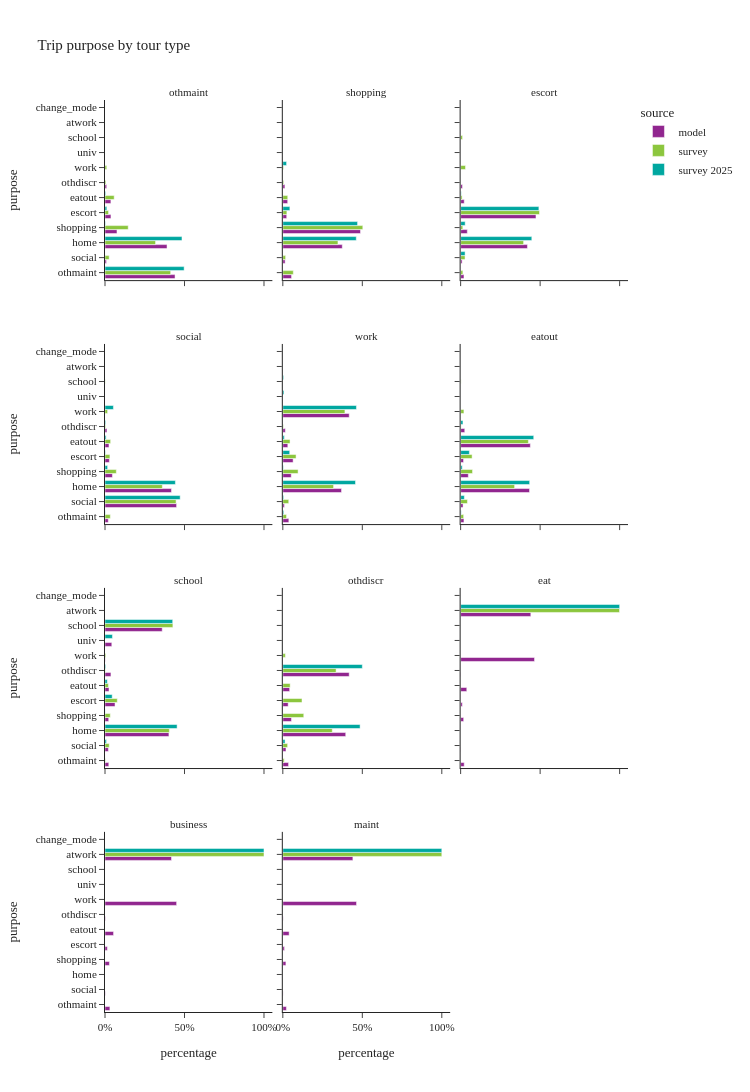

The cell this chart's notebook holds for it:
### Code cell
util.plot_share_facetbar(trip_data, 'trip_weight', share_col="purpose", title="Trip purpose by tour type", 
                         facet_col="tour_type", facet_col_wrap=3, height=1200)

### Figure 1 — Plotly figure (JSON) as saved in the notebook; plotly's stock layout.template omitted (floating-point values rounded to 4 significant figures)
{"data": [{"alignmentgroup": "True", "customdata": [[496036], [10243], [439289], [84817], [42069], [41673], [11838]], "hovertemplate": "source=model<br>tour_type=othmaint<br>percentage=%{x}<br>purpose=%{y}<br>sample_size=%{customdata[0]}<extra></extra>", "legendgroup": "model", "marker": {"color": "#91268F", "pattern": {"shape": ""}}, "name": "model", "offsetgroup": "model", "orientation": "h", "showlegend": true, "textposition": "auto", "type": "bar", "x": [0.4405, 0.009097, 0.3901, 0.07533, 0.03736, 0.03701, 0.01051], "xaxis": "x10", "y": ["othmaint", "social", "home", "shopping", "escort", "eatout", "othdiscr"], "yaxis": "y10"}, {"alignmentgroup": "True", "customdata": [[117642], [31021], [802167], [1047872], [52532], [65623], [27955]], "hovertemplate": "source=model<br>tour_type=shopping<br>percentage=%{x}<br>purpose=%{y}<br>sample_size=%{customdata[0]}<extra></extra>", "legendgroup": "model", "marker": {"color": "#91268F", "pattern": {"shape": ""}}, "name": "model", "offsetgroup": "model", "orientation": "h", "showlegend": false, "textposition": "auto", "type": "bar", "x": [0.05485, 0.01446, 0.374, 0.4886, 0.02449, 0.0306, 0.01303], "xaxis": "x11", "y": ["othmaint", "social", "home", "shopping", "escort", "eatout", "othdiscr"], "yaxis": "y11"}, {"alignmentgroup": "True", "customdata": [[27608], [12114], [551920], [55132], [622450], [29580], [14985]], "hovertemplate": "source=model<br>tour_type=escort<br>percentage=%{x}<br>purpose=%{y}<br>sample_size=%{customdata[0]}<extra></extra>", "legendgroup": "model", "marker": {"color": "#91268F", "pattern": {"shape": ""}}, "name": "model", "offsetgroup": "model", "orientation": "h", "showlegend": false, "textposition": "auto", "type": "bar", "x": [0.02101, 0.009221, 0.4201, 0.04196, 0.4738, 0.02252, 0.01141], "xaxis": "x12", "y": ["othmaint", "social", "home", "shopping", "escort", "eatout", "othdiscr"], "yaxis": "y12"}, {"alignmentgroup": "True", "customdata": [[8905], [195044], [181099], [20219], [11854], [10806], [5303]], "hovertemplate": "source=model<br>tour_type=social<br>percentage=%{x}<br>purpose=%{y}<br>sample_size=%{customdata[0]}<extra></extra>", "legendgroup": "model", "marker": {"color": "#91268F", "pattern": {"shape": ""}}, "name": "model", "offsetgroup": "model", "orientation": "h", "showlegend": false, "textposition": "auto", "type": "bar", "x": [0.02055, 0.4502, 0.418, 0.04667, 0.02736, 0.02494, 0.01224], "xaxis": "x7", "y": ["othmaint", "social", "home", "shopping", "escort", "eatout", "othdiscr"], "yaxis": "y7"}, {"alignmentgroup": "True", "customdata": [[1480974], [134210], [34661], [1309502], [187584], [229835], [111485], [55646], [2684]], "hovertemplate": "source=model<br>tour_type=work<br>percentage=%{x}<br>purpose=%{y}<br>sample_size=%{customdata[0]}<extra></extra>", "legendgroup": "model", "marker": {"color": "#91268F", "pattern": {"shape": ""}}, "name": "model", "offsetgroup": "model", "orientation": "h", "showlegend": false, "textposition": "auto", "type": "bar", "x": [0.4176, 0.03784, 0.009773, 0.3692, 0.05289, 0.0648, 0.03143, 0.01569, 0.0007568], "xaxis": "x8", "y": ["work", "othmaint", "social", "home", "shopping", "escort", "eatout", "othdiscr", "univ"], "yaxis": "y8"}, {"alignmentgroup": "True", "customdata": [[15020], [10887], [312340], [34789], [13105], [316053], [18682]], "hovertemplate": "source=model<br>tour_type=eatout<br>percentage=%{x}<br>purpose=%{y}<br>sample_size=%{customdata[0]}<extra></extra>", "legendgroup": "model", "marker": {"color": "#91268F", "pattern": {"shape": ""}}, "name": "model", "offsetgroup": "model", "orientation": "h", "showlegend": false, "textposition": "auto", "type": "bar", "x": [0.02084, 0.0151, 0.4333, 0.04826, 0.01818, 0.4384, 0.02592], "xaxis": "x9", "y": ["othmaint", "social", "home", "shopping", "escort", "eatout", "othdiscr"], "yaxis": "y9"}, {"alignmentgroup": "True", "customdata": [[2731], [45514], [40413], [767183], [44548], [120422], [686563], [47995], [71224], [81592]], "hovertemplate": "source=model<br>tour_type=school<br>percentage=%{x}<br>purpose=%{y}<br>sample_size=%{customdata[0]}<extra></extra>", "legendgroup": "model", "marker": {"color": "#91268F", "pattern": {"shape": ""}}, "name": "model", "offsetgroup": "model", "orientation": "h", "showlegend": false, "textposition": "auto", "type": "bar", "x": [0.001431, 0.02385, 0.02118, 0.402, 0.02335, 0.06311, 0.3598, 0.02515, 0.03733, 0.04276], "xaxis": "x4", "y": ["work", "othmaint", "social", "home", "shopping", "escort", "school", "eatout", "othdiscr", "univ"], "yaxis": "y4"}, {"alignmentgroup": "True", "customdata": [[60921], [33608], [667964], [91773], [56841], [72561], [704647]], "hovertemplate": "source=model<br>tour_type=othdiscr<br>percentage=%{x}<br>purpose=%{y}<br>sample_size=%{customdata[0]}<extra></extra>", "legendgroup": "model", "marker": {"color": "#91268F", "pattern": {"shape": ""}}, "name": "model", "offsetgroup": "model", "orientation": "h", "showlegend": false, "textposition": "auto", "type": "bar", "x": [0.03608, 0.01991, 0.3956, 0.05436, 0.03367, 0.04298, 0.4174], "xaxis": "x5", "y": ["othmaint", "social", "home", "shopping", "escort", "eatout", "othdiscr"], "yaxis": "y5"}, {"alignmentgroup": "True", "customdata": [[302787], [14578], [958], [12398], [6806], [25177], [287581], [1242]], "hovertemplate": "source=model<br>tour_type=eat<br>percentage=%{x}<br>purpose=%{y}<br>sample_size=%{customdata[0]}<extra></extra>", "legendgroup": "model", "marker": {"color": "#91268F", "pattern": {"shape": ""}}, "name": "model", "offsetgroup": "model", "orientation": "h", "showlegend": false, "textposition": "auto", "type": "bar", "x": [0.4647, 0.02238, 0.00147, 0.01903, 0.01045, 0.03864, 0.4414, 0.001906], "xaxis": "x6", "y": ["work", "othmaint", "social", "shopping", "escort", "eatout", "atwork", "othdiscr"], "yaxis": "y6"}, {"alignmentgroup": "True", "customdata": [[72921], [4979], [326], [4478], [2370], [8707], [67711], [414]], "hovertemplate": "source=model<br>tour_type=business<br>percentage=%{x}<br>purpose=%{y}<br>sample_size=%{customdata[0]}<extra></extra>", "legendgroup": "model", "marker": {"color": "#91268F", "pattern": {"shape": ""}}, "name": "model", "offsetgroup": "model", "orientation": "h", "showlegend": false, "textposition": "auto", "type": "bar", "x": [0.4504, 0.03075, 0.002014, 0.02766, 0.01464, 0.05378, 0.4182, 0.002557], "xaxis": "x", "y": ["work", "othmaint", "social", "shopping", "escort", "eatout", "atwork", "othdiscr"], "yaxis": "y"}, {"alignmentgroup": "True", "customdata": [[47639], [2308], [169], [1990], [1095], [4081], [45286], [206]], "hovertemplate": "source=model<br>tour_type=maint<br>percentage=%{x}<br>purpose=%{y}<br>sample_size=%{customdata[0]}<extra></extra>", "legendgroup": "model", "marker": {"color": "#91268F", "pattern": {"shape": ""}}, "name": "model", "offsetgroup": "model", "orientation": "h", "showlegend": false, "textposition": "auto", "type": "bar", "x": [0.4635, 0.02246, 0.001644, 0.01936, 0.01065, 0.03971, 0.4406, 0.002004], "xaxis": "x2", "y": ["work", "othmaint", "social", "shopping", "escort", "eatout", "atwork", "othdiscr"], "yaxis": "y2"}, {"alignmentgroup": "True", "customdata": [[23], [1029], [63], [875], [254], [72], [1], [89], [14]], "hovertemplate": "source=survey<br>tour_type=othmaint<br>percentage=%{x}<br>purpose=%{y}<br>sample_size=%{customdata[0]}<extra></extra>", "legendgroup": "survey", "marker": {"color": "#8CC63E", "pattern": {"shape": ""}}, "name": "survey", "offsetgroup": "survey", "orientation": "h", "showlegend": true, "textposition": "auto", "type": "bar", "x": [0.01108, 0.4129, 0.0262, 0.318, 0.146, 0.02235, 5.026e-05, 0.05771, 0.005738], "xaxis": "x10", "y": ["work", "othmaint", "social", "home", "shopping", "escort", "school", "eatout", "othdiscr"], "yaxis": "y10"}, {"alignmentgroup": "True", "customdata": [[42], [210], [152], [1542], [2117], [124], [122], [21]], "hovertemplate": "source=survey<br>tour_type=shopping<br>percentage=%{x}<br>purpose=%{y}<br>sample_size=%{customdata[0]}<extra></extra>", "legendgroup": "survey", "marker": {"color": "#8CC63E", "pattern": {"shape": ""}}, "name": "survey", "offsetgroup": "survey", "orientation": "h", "showlegend": false, "textposition": "auto", "type": "bar", "x": [0.004645, 0.06596, 0.01748, 0.3468, 0.5031, 0.02559, 0.03095, 0.005551], "xaxis": "x11", "y": ["work", "othmaint", "social", "home", "shopping", "escort", "eatout", "othdiscr"], "yaxis": "y11"}, {"alignmentgroup": "True", "customdata": [[18], [34], [59], [991], [63], [1185], [8], [39], [5]], "hovertemplate": "source=survey<br>tour_type=escort<br>percentage=%{x}<br>purpose=%{y}<br>sample_size=%{customdata[0]}<extra></extra>", "legendgroup": "survey", "marker": {"color": "#8CC63E", "pattern": {"shape": ""}}, "name": "survey", "offsetgroup": "survey", "orientation": "h", "showlegend": false, "textposition": "auto", "type": "bar", "x": [0.0305, 0.01393, 0.02771, 0.396, 0.01355, 0.496, 0.01194, 0.009113, 0.001229], "xaxis": "x12", "y": ["work", "othmaint", "social", "home", "shopping", "escort", "school", "eatout", "othdiscr"], "yaxis": "y12"}, {"alignmentgroup": "True", "customdata": [[90], [168], [3746], [3086], [485], [242], [2], [261], [36]], "hovertemplate": "source=survey<br>tour_type=social<br>percentage=%{x}<br>purpose=%{y}<br>sample_size=%{customdata[0]}<extra></extra>", "legendgroup": "survey", "marker": {"color": "#8CC63E", "pattern": {"shape": ""}}, "name": "survey", "offsetgroup": "survey", "orientation": "h", "showlegend": false, "textposition": "auto", "type": "bar", "x": [0.01627, 0.03346, 0.4472, 0.3607, 0.07111, 0.03088, 0.001328, 0.03525, 0.003861], "xaxis": "x7", "y": ["work", "othmaint", "social", "home", "shopping", "escort", "school", "eatout", "othdiscr"], "yaxis": "y7"}, {"alignmentgroup": "True", "customdata": [[4327], [174], [390], [3004], [546], [370], [12], [416], [40], [1]], "hovertemplate": "source=survey<br>tour_type=work<br>percentage=%{x}<br>purpose=%{y}<br>sample_size=%{customdata[0]}<extra></extra>", "legendgroup": "survey", "marker": {"color": "#8CC63E", "pattern": {"shape": ""}}, "name": "survey", "offsetgroup": "survey", "orientation": "h", "showlegend": false, "textposition": "auto", "type": "bar", "x": [0.3907, 0.02334, 0.03722, 0.3192, 0.09597, 0.08335, 0.001127, 0.04541, 0.003669, 2.565e-05], "xaxis": "x8", "y": ["work", "othmaint", "social", "home", "shopping", "escort", "school", "eatout", "othdiscr", "change_mode"], "yaxis": "y8"}, {"alignmentgroup": "True", "customdata": [[42], [55], [125], [813], [180], [110], [4], [952], [15]], "hovertemplate": "source=survey<br>tour_type=eatout<br>percentage=%{x}<br>purpose=%{y}<br>sample_size=%{customdata[0]}<extra></extra>", "legendgroup": "survey", "marker": {"color": "#8CC63E", "pattern": {"shape": ""}}, "name": "survey", "offsetgroup": "survey", "orientation": "h", "showlegend": false, "textposition": "auto", "type": "bar", "x": [0.02061, 0.01888, 0.04257, 0.3394, 0.07479, 0.07207, 0.002691, 0.426, 0.002974], "xaxis": "x9", "y": ["work", "othmaint", "social", "home", "shopping", "escort", "school", "eatout", "othdiscr"], "yaxis": "y9"}, {"alignmentgroup": "True", "customdata": [[11], [20], [66], [639], [34], [88], [667], [28], [17]], "hovertemplate": "source=survey<br>tour_type=school<br>percentage=%{x}<br>purpose=%{y}<br>sample_size=%{customdata[0]}<extra></extra>", "legendgroup": "survey", "marker": {"color": "#8CC63E", "pattern": {"shape": ""}}, "name": "survey", "offsetgroup": "survey", "orientation": "h", "showlegend": false, "textposition": "auto", "type": "bar", "x": [0.005004, 0.002864, 0.02672, 0.4047, 0.03328, 0.07731, 0.427, 0.02137, 0.001726], "xaxis": "x4", "y": ["work", "othmaint", "social", "home", "shopping", "escort", "school", "eatout", "othdiscr"], "yaxis": "y4"}, {"alignmentgroup": "True", "customdata": [[5], [14], [26], [185], [41], [24], [6], [25], [210]], "hovertemplate": "source=survey<br>tour_type=othdiscr<br>percentage=%{x}<br>purpose=%{y}<br>sample_size=%{customdata[0]}<extra></extra>", "legendgroup": "survey", "marker": {"color": "#8CC63E", "pattern": {"shape": ""}}, "name": "survey", "offsetgroup": "survey", "orientation": "h", "showlegend": false, "textposition": "auto", "type": "bar", "x": [0.01587, 0.008683, 0.03015, 0.3111, 0.1317, 0.1207, 0.0006497, 0.0462, 0.335], "xaxis": "x5", "y": ["work", "othmaint", "social", "home", "shopping", "escort", "school", "eatout", "othdiscr"], "yaxis": "y5"}, {"alignmentgroup": "True", "customdata": [[1], [1], [260]], "hovertemplate": "source=survey<br>tour_type=eat<br>percentage=%{x}<br>purpose=%{y}<br>sample_size=%{customdata[0]}<extra></extra>", "legendgroup": "survey", "marker": {"color": "#8CC63E", "pattern": {"shape": ""}}, "name": "survey", "offsetgroup": "survey", "orientation": "h", "showlegend": false, "textposition": "auto", "type": "bar", "x": [0.0004294, 0.0004294, 0.9991], "xaxis": "x6", "y": ["work", "eatout", "atwork"], "yaxis": "y6"}, {"alignmentgroup": "True", "customdata": [[289]], "hovertemplate": "source=survey<br>tour_type=business<br>percentage=%{x}<br>purpose=%{y}<br>sample_size=%{customdata[0]}<extra></extra>", "legendgroup": "survey", "marker": {"color": "#8CC63E", "pattern": {"shape": ""}}, "name": "survey", "offsetgroup": "survey", "orientation": "h", "showlegend": false, "textposition": "auto", "type": "bar", "x": [1.0], "xaxis": "x", "y": ["atwork"], "yaxis": "y"}, {"alignmentgroup": "True", "customdata": [[240]], "hovertemplate": "source=survey<br>tour_type=maint<br>percentage=%{x}<br>purpose=%{y}<br>sample_size=%{customdata[0]}<extra></extra>", "legendgroup": "survey", "marker": {"color": "#8CC63E", "pattern": {"shape": ""}}, "name": "survey", "offsetgroup": "survey", "orientation": "h", "showlegend": false, "textposition": "auto", "type": "bar", "x": [1.0], "xaxis": "x2", "y": ["atwork"], "yaxis": "y2"}, {"alignmentgroup": "True", "customdata": [[26], [23], [1], [1], [2]], "hovertemplate": "source=survey 2025<br>tour_type=othmaint<br>percentage=%{x}<br>purpose=%{y}<br>sample_size=%{customdata[0]}<extra></extra>", "legendgroup": "survey 2025", "marker": {"color": "#00A7A0", "pattern": {"shape": ""}}, "name": "survey 2025", "offsetgroup": "survey 2025", "orientation": "h", "showlegend": true, "textposition": "auto", "type": "bar", "x": [0.4977, 0.4841, 0.002522, 0.01145, 0.004163], "xaxis": "x10", "y": ["othmaint", "home", "shopping", "escort", "eatout"], "yaxis": "y10"}, {"alignmentgroup": "True", "customdata": [[1], [13], [13], [1]], "hovertemplate": "source=survey 2025<br>tour_type=shopping<br>percentage=%{x}<br>purpose=%{y}<br>sample_size=%{customdata[0]}<extra></extra>", "legendgroup": "survey 2025", "marker": {"color": "#00A7A0", "pattern": {"shape": ""}}, "name": "survey 2025", "offsetgroup": "survey 2025", "orientation": "h", "showlegend": false, "textposition": "auto", "type": "bar", "x": [0.02359, 0.4619, 0.4701, 0.04436], "xaxis": "x11", "y": ["work", "home", "shopping", "escort"], "yaxis": "y11"}, {"alignmentgroup": "True", "customdata": [[1], [96], [4], [110], [5], [1]], "hovertemplate": "source=survey 2025<br>tour_type=escort<br>percentage=%{x}<br>purpose=%{y}<br>sample_size=%{customdata[0]}<extra></extra>", "legendgroup": "survey 2025", "marker": {"color": "#00A7A0", "pattern": {"shape": ""}}, "name": "survey 2025", "offsetgroup": "survey 2025", "orientation": "h", "showlegend": false, "textposition": "auto", "type": "bar", "x": [0.02795, 0.4476, 0.02849, 0.4922, 0.003564, 0.0002106], "xaxis": "x12", "y": ["social", "home", "shopping", "escort", "eatout", "othdiscr"], "yaxis": "y12"}, {"alignmentgroup": "True", "customdata": [[1], [1], [103], [91], [3], [5], [3], [1]], "hovertemplate": "source=survey 2025<br>tour_type=social<br>percentage=%{x}<br>purpose=%{y}<br>sample_size=%{customdata[0]}<extra></extra>", "legendgroup": "survey 2025", "marker": {"color": "#00A7A0", "pattern": {"shape": ""}}, "name": "survey 2025", "offsetgroup": "survey 2025", "orientation": "h", "showlegend": false, "textposition": "auto", "type": "bar", "x": [0.05298, 0.001485, 0.4728, 0.4427, 0.01645, 0.002354, 0.007002, 0.00425], "xaxis": "x7", "y": ["work", "othmaint", "social", "home", "shopping", "escort", "eatout", "othdiscr"], "yaxis": "y7"}, {"alignmentgroup": "True", "customdata": [[622], [7], [16], [599], [9], [43], [1], [35], [3], [3]], "hovertemplate": "source=survey 2025<br>tour_type=work<br>percentage=%{x}<br>purpose=%{y}<br>sample_size=%{customdata[0]}<extra></extra>", "legendgroup": "survey 2025", "marker": {"color": "#00A7A0", "pattern": {"shape": ""}}, "name": "survey 2025", "offsetgroup": "survey 2025", "orientation": "h", "showlegend": false, "textposition": "auto", "type": "bar", "x": [0.4631, 0.006052, 0.005188, 0.457, 0.003111, 0.0433, 0.005122, 0.009441, 0.0003929, 0.007298], "xaxis": "x8", "y": ["work", "othmaint", "social", "home", "shopping", "escort", "school", "eatout", "othdiscr", "univ"], "yaxis": "y8"}, {"alignmentgroup": "True", "customdata": [[2], [5], [125], [4], [10], [138], [2]], "hovertemplate": "source=survey 2025<br>tour_type=eatout<br>percentage=%{x}<br>purpose=%{y}<br>sample_size=%{customdata[0]}<extra></extra>", "legendgroup": "survey 2025", "marker": {"color": "#00A7A0", "pattern": {"shape": ""}}, "name": "survey 2025", "offsetgroup": "survey 2025", "orientation": "h", "showlegend": false, "textposition": "auto", "type": "bar", "x": [0.003448, 0.02333, 0.434, 0.009927, 0.05492, 0.4597, 0.01462], "xaxis": "x9", "y": ["othmaint", "social", "home", "shopping", "escort", "eatout", "othdiscr"], "yaxis": "y9"}, {"alignmentgroup": "True", "customdata": [[1], [7], [320], [3], [20], [305], [7], [7], [23]], "hovertemplate": "source=survey 2025<br>tour_type=school<br>percentage=%{x}<br>purpose=%{y}<br>sample_size=%{customdata[0]}<extra></extra>", "legendgroup": "survey 2025", "marker": {"color": "#00A7A0", "pattern": {"shape": ""}}, "name": "survey 2025", "offsetgroup": "survey 2025", "orientation": "h", "showlegend": false, "textposition": "auto", "type": "bar", "x": [5.039e-05, 0.009234, 0.4535, 0.000754, 0.04518, 0.4258, 0.01449, 0.004264, 0.04675], "xaxis": "x4", "y": ["othmaint", "social", "home", "shopping", "escort", "school", "eatout", "othdiscr", "univ"], "yaxis": "y4"}, {"alignmentgroup": "True", "customdata": [[1], [20], [21]], "hovertemplate": "source=survey 2025<br>tour_type=othdiscr<br>percentage=%{x}<br>purpose=%{y}<br>sample_size=%{customdata[0]}<extra></extra>", "legendgroup": "survey 2025", "marker": {"color": "#00A7A0", "pattern": {"shape": ""}}, "name": "survey 2025", "offsetgroup": "survey 2025", "orientation": "h", "showlegend": false, "textposition": "auto", "type": "bar", "x": [0.014, 0.486, 0.5], "xaxis": "x5", "y": ["social", "home", "othdiscr"], "yaxis": "y5"}, {"alignmentgroup": "True", "customdata": [[36]], "hovertemplate": "source=survey 2025<br>tour_type=eat<br>percentage=%{x}<br>purpose=%{y}<br>sample_size=%{customdata[0]}<extra></extra>", "legendgroup": "survey 2025", "marker": {"color": "#00A7A0", "pattern": {"shape": ""}}, "name": "survey 2025", "offsetgroup": "survey 2025", "orientation": "h", "showlegend": false, "textposition": "auto", "type": "bar", "x": [1.0], "xaxis": "x6", "y": ["atwork"], "yaxis": "y6"}, {"alignmentgroup": "True", "customdata": [[2]], "hovertemplate": "source=survey 2025<br>tour_type=business<br>percentage=%{x}<br>purpose=%{y}<br>sample_size=%{customdata[0]}<extra></extra>", "legendgroup": "survey 2025", "marker": {"color": "#00A7A0", "pattern": {"shape": ""}}, "name": "survey 2025", "offsetgroup": "survey 2025", "orientation": "h", "showlegend": false, "textposition": "auto", "type": "bar", "x": [1.0], "xaxis": "x", "y": ["atwork"], "yaxis": "y"}, {"alignmentgroup": "True", "customdata": [[4]], "hovertemplate": "source=survey 2025<br>tour_type=maint<br>percentage=%{x}<br>purpose=%{y}<br>sample_size=%{customdata[0]}<extra></extra>", "legendgroup": "survey 2025", "marker": {"color": "#00A7A0", "pattern": {"shape": ""}}, "name": "survey 2025", "offsetgroup": "survey 2025", "orientation": "h", "showlegend": false, "textposition": "auto", "type": "bar", "x": [1.0], "xaxis": "x2", "y": ["atwork"], "yaxis": "y2"}], "layout": {"annotations": [{"font": {}, "showarrow": false, "text": "business", "x": 0.16, "xanchor": "center", "xref": "paper", "y": 0.1975, "yanchor": "bottom", "yref": "paper"}, {"font": {}, "showarrow": false, "text": "maint", "x": 0.5, "xanchor": "center", "xref": "paper", "y": 0.1975, "yanchor": "bottom", "yref": "paper"}, {"font": {}, "showarrow": false, "text": "school", "x": 0.16, "xanchor": "center", "xref": "paper", "y": 0.465, "yanchor": "bottom", "yref": "paper"}, {"font": {}, "showarrow": false, "text": "othdiscr", "x": 0.5, "xanchor": "center", "xref": "paper", "y": 0.465, "yanchor": "bottom", "yref": "paper"}, {"font": {}, "showarrow": false, "text": "eat", "x": 0.84, "xanchor": "center", "xref": "paper", "y": 0.465, "yanchor": "bottom", "yref": "paper"}, {"font": {}, "showarrow": false, "text": "social", "x": 0.16, "xanchor": "center", "xref": "paper", "y": 0.7325, "yanchor": "bottom", "yref": "paper"}, {"font": {}, "showarrow": false, "text": "work", "x": 0.5, "xanchor": "center", "xref": "paper", "y": 0.7325, "yanchor": "bottom", "yref": "paper"}, {"font": {}, "showarrow": false, "text": "eatout", "x": 0.84, "xanchor": "center", "xref": "paper", "y": 0.7325, "yanchor": "bottom", "yref": "paper"}, {"font": {}, "showarrow": false, "text": "othmaint", "x": 0.16, "xanchor": "center", "xref": "paper", "y": 1.0, "yanchor": "bottom", "yref": "paper"}, {"font": {}, "showarrow": false, "text": "shopping", "x": 0.5, "xanchor": "center", "xref": "paper", "y": 1.0, "yanchor": "bottom", "yref": "paper"}, {"font": {}, "showarrow": false, "text": "escort", "x": 0.84, "xanchor": "center", "xref": "paper", "y": 1.0, "yanchor": "bottom", "yref": "paper"}], "barmode": "group", "height": 1200, "legend": {"title": {"text": "source"}, "tracegroupgap": 0}, "title": {"text": "Trip purpose by tour type"}, "width": 750, "xaxis": {"anchor": "y", "domain": [0.0, 0.32], "tickformat": ".0%", "title": {"text": "percentage"}}, "xaxis10": {"anchor": "y10", "domain": [0.0, 0.32], "matches": "x", "showticklabels": false}, "xaxis11": {"anchor": "y11", "domain": [0.34, 0.66], "matches": "x", "showticklabels": false}, "xaxis12": {"anchor": "y12", "domain": [0.68, 1.0], "matches": "x", "showticklabels": false}, "xaxis2": {"anchor": "y2", "domain": [0.34, 0.66], "matches": "x", "tickformat": ".0%", "title": {"text": "percentage"}}, "xaxis3": {"anchor": "y3", "domain": [0.68, 1.0], "matches": "x", "title": {"text": "percentage"}}, "xaxis4": {"anchor": "y4", "domain": [0.0, 0.32], "matches": "x", "showticklabels": false}, "xaxis5": {"anchor": "y5", "domain": [0.34, 0.66], "matches": "x", "showticklabels": false}, "xaxis6": {"anchor": "y6", "domain": [0.68, 1.0], "matches": "x", "showticklabels": false}, "xaxis7": {"anchor": "y7", "domain": [0.0, 0.32], "matches": "x", "showticklabels": false}, "xaxis8": {"anchor": "y8", "domain": [0.34, 0.66], "matches": "x", "showticklabels": false}, "xaxis9": {"anchor": "y9", "domain": [0.68, 1.0], "matches": "x", "showticklabels": false}, "yaxis": {"anchor": "x", "domain": [0.0, 0.1975], "title": {"text": "purpose"}}, "yaxis10": {"anchor": "x10", "domain": [0.8025, 1.0], "matches": "y", "title": {"text": "purpose"}}, "yaxis11": {"anchor": "x11", "domain": [0.8025, 1.0], "matches": "y", "showticklabels": false}, "yaxis12": {"anchor": "x12", "domain": [0.8025, 1.0], "matches": "y", "showticklabels": false}, "yaxis2": {"anchor": "x2", "domain": [0.0, 0.1975], "matches": "y", "showticklabels": false}, "yaxis3": {"anchor": "x3", "domain": [0.0, 0.1975], "matches": "y", "showticklabels": false}, "yaxis4": {"anchor": "x4", "domain": [0.2675, 0.465], "matches": "y", "title": {"text": "purpose"}}, "yaxis5": {"anchor": "x5", "domain": [0.2675, 0.465], "matches": "y", "showticklabels": false}, "yaxis6": {"anchor": "x6", "domain": [0.2675, 0.465], "matches": "y", "showticklabels": false}, "yaxis7": {"anchor": "x7", "domain": [0.535, 0.7325], "matches": "y", "title": {"text": "purpose"}}, "yaxis8": {"anchor": "x8", "domain": [0.535, 0.7325], "matches": "y", "showticklabels": false}, "yaxis9": {"anchor": "x9", "domain": [0.535, 0.7325], "matches": "y", "showticklabels": false}}}
